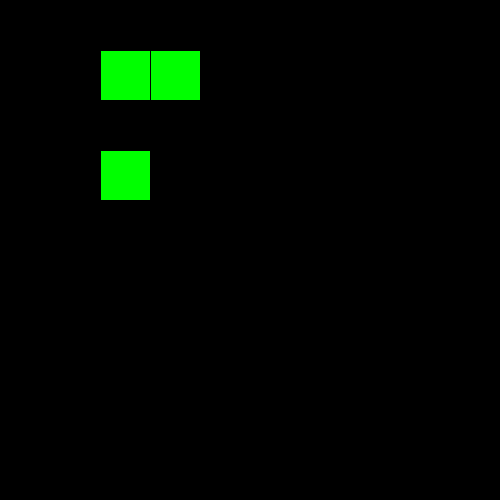
Frame 1 (no input)
Frame 60 (the mouse pressed at the canvas centre just before this capture): identical to frame 1, image omitted
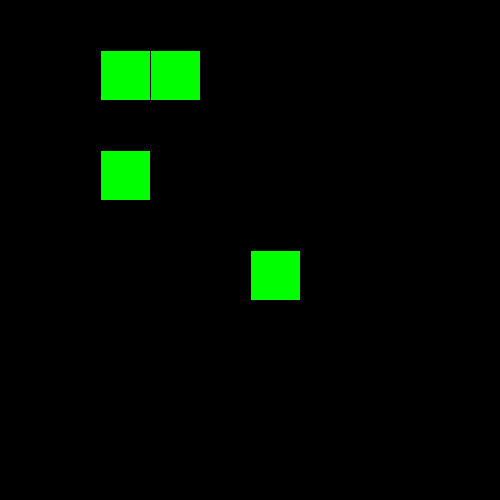
Frame 120 (the mouse held since frame 60 and released just before this capture)

The Processing sketch that drew these frames (run headless with seeded random() and noise(); from frame 60 on, the mouse is pressed at the canvas centre):

// Processing sketch: life
// ── life.pde
void setup()
{
  size(500, 500);
  
  board[1][2] = true;
  board[1][3] = true;
  board[3][2] = true; 
}

// If cell has < 2 > 3 neighbours, dies
// Survival - 2-3 survives
// If cell is dead has 3 neighboiurs comes to life

boolean isAlive(int row, int col)
{
  if (row >= 0 && row < size && col >=0 && col < size)
  {
    return board[row][col];
  }
  else
  {
    return false;
  }
}

int countCellsAround(int row, int col)
{
  int count = 0;
  for(int c = -1 ; c <= 1 ; c ++)
  {
    for(int r = -1 ; r <= 1 ; r ++)
    {
      if ( !(c == 0 && r == 0) && (isAlive(row +r, col + c)))
      {
        count ++;
      }
    }
  }
  //
  return count;
}


void clearBoard()
{
  for(int col = 0 ; col < size ; col ++)
  {
    for(int row = 0 ; row < size ; row ++)
    {
      board[row][col] = false;
    }
  }
}

void toggleCell(int row, int col)
{
  if (row >= 0 && row < size && col >=0 && col < size)
  {
    board[row][col] = ! board[row][col];
  }
}

void mousePressed()
{
  int col = (int) map(mouseX, 0, width, 0, size);
  int row = (int) map(mouseY, 0, height, 0, size);
  toggleCell(row, col);
}
void mouseDragged()
{
  int col = (int) map(mouseX, 0, width, 0, size);
  int row = (int) map(mouseY, 0, height, 0, size);
  toggleCell(row, col);
  
}

void drawBoard()
{
  float cellSize = width / (float) size;
  for(int col = 0 ; col < size ; col ++)  
  {
    for(int row = 0 ; row < size ; row ++)
    {
      //float x = map(col, 0, size, 0, width);
      //float y = map(row, 0, size, 0, height);
      
      float x = col * cellSize;
      float y = row * cellSize;
      
      
      if (board[row][col])
      {
        fill(0, 255, 0);
      }
      else
      {
        noFill();
      }
      
      rect(x, y, cellSize, cellSize);
    }
  }
}

void randomize()
{
  for(int col = 0 ; col < size ; col ++)
  {
    for(int row = 0 ; row < size ; row ++)
    {
      board[row][col] = (random(0.0f, 1.0f) > 0.5f);
    }
  }
}

int size = 10;
boolean [][] board = new boolean[size][size];
boolean [][] next = new boolean[size][size];

void updateBoard()
{
  for(int col = 0 ; col < size ; col ++)
  {
    for(int row = 0 ; row < size ; row ++)
    {
      //Apply the three rules
      // If cell has < 2 > 3 neighbours, dies
      // Survival - 2-3 survives
      // If cell is dead has 3 neighboiurs comes to life

      
    }
  }
  
  boolean [][] temp;
  temp = board;
  board = next;
  next = temp;
}

void draw()
{
  background(0);
  
  int c = countCellsAround(2, 3);
  println(c);
  //randomize();
  drawBoard();
}
